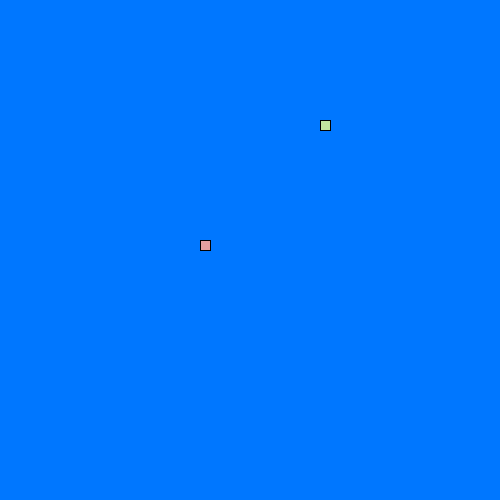
Frame 1 (no input)
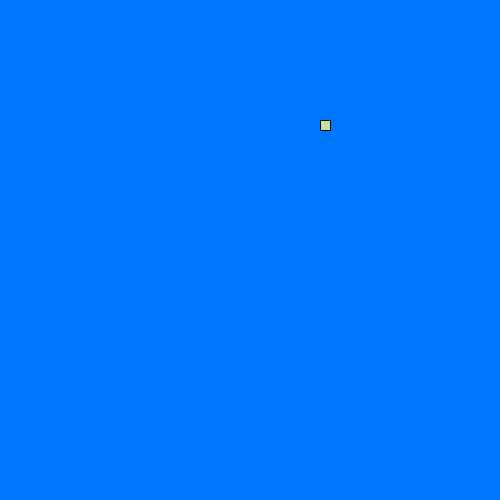
Frame 60 (the mouse pressed at the canvas centre just before this capture)
Frame 120 (the mouse held since frame 60 and released just before this capture): identical to frame 60, image omitted

The Processing sketch that drew these frames (run headless with seeded random() and noise(); from frame 60 on, the mouse is pressed at the canvas centre):

// Processing sketch: LeagueSnake
// ── LeagueSnake.pde
//*
// ***** SEGMENT CLASS *****
// This class will be used to represent each part of the moving snake.
//*

class Segment {

//Add x and y member variables. They will hold the corner location of each segment of the snake.
int x;
int y;
// Add a constructor with parameters to initialize each variable.
Segment (int x, int y) {
  this.x=x;
  this.y=y;
}
int getX(){
  return x;
}
int getY(){
  return y;
}
void setX (int x){
  this.x=x;
}
void setY (int y){
  this.y=y;
}
}
//*
// ***** GAME VARIABLES *****
// All the game variables that will be shared by the game methods are here
//*
Segment headsnake;
int foodX;
int foodY;
int directionOfSnake=UP;
int piecesofFoodSnakeEat;
ArrayList <Segment> snakeTail = new ArrayList <Segment> ();

//*
// ***** SETUP METHODS *****
// These methods are called at the start of the game.
//*

void setup() {
size(500, 500);
headsnake = new Segment(200,250);
frameRate(20);
dropFood();
}

void dropFood() {
  //Set the food in a new random location
    foodX = ((int)random(50)*10);
    foodY = ((int)random(50)*10);
}



//*
// ***** DRAW METHODS *****
// These methods are used to draw the snake and its food 
//*

void draw() {
  background(0,119,255);
  drawFood();
  move();
  drawSnake();
  eat();
}

void drawFood() {
  //Draw the food
 fill(192,229,160);
 rect(foodX,foodY,10,10);
}

void drawSnake() {
  //Draw the head of the snake followed by its tail
  fill(229,160,160);
  rect(headsnake.getX(),headsnake.getY(),10,10);
  manageTail();
}


//*
// ***** TAIL MANAGEMENT METHODS *****
// These methods make sure the tail is the correct length.
//*

void drawTail() {
  //Draw each segment of the tail 
  for (int i=0;i<snakeTail.size();i++){
rect(snakeTail.get(i).getX(),snakeTail.get(i).getY(),10,10);
  }
}

void manageTail() {
  //After drawing the tail, add a new segment at the "start" of the tail and remove the one at the "end" 
  //This produces the illusion of the snake tail moving.
  checkTailCollision();
  drawTail();
  Segment tailSnake;
  tailSnake=new Segment(headsnake.getX(),headsnake.getY());
  snakeTail.add(tailSnake);
  snakeTail.remove(0);
}

void checkTailCollision() {
  //If the snake crosses its own tail, shrink the tail back to one segment
  piecesofFoodSnakeEat=1;
  for (int i=0;i<snakeTail.size();i++){
    if (snakeTail.get(i).getX()==headsnake.getX()&&snakeTail.get(i).getY()==headsnake.getY()){
      snakeTail.clear();
      snakeTail.add(new Segment(headsnake.getX(),headsnake.getY()));
    }
  }
}



//*
// ***** CONTROL METHODS *****
// These methods are used to change what is happening to the snake
//*

void keyPressed() {
  //Set the direction of the snake according to the arrow keys pressed
if (keyCode==UP){
   directionOfSnake=UP;
 }
 if (keyCode==DOWN){
   directionOfSnake=DOWN;
 }
 if (keyCode==RIGHT){
   directionOfSnake=RIGHT;
 }
 if (keyCode==LEFT){
   directionOfSnake=LEFT;
 }
}

void move() {
  //Change the location of the Snake head based on the direction it is moving.
  switch(directionOfSnake) {
  case UP:
   // move head up here 
   headsnake.setY(headsnake.getY()-10);
    break;
  case DOWN:
    // move head down here 
    headsnake.setY(headsnake.getY()+10);
    break;
  case LEFT:
   // figure it out 
   headsnake.setX(headsnake.getX()-10);
    break;
  case RIGHT:
    // mystery code goes here 
    headsnake.setX(headsnake.getX()+10);
    break;
  }
  checkBoundaries();
}

void checkBoundaries() {
 //If the snake leaves the frame, make it reappear on the other side
 
}



void eat() {
  //When the snake eats the food, its tail should grow and more food appear
if (headsnake.getX()==foodX&&headsnake.getY()==foodY){
  piecesofFoodSnakeEat++;
  dropFood();
  snakeTail.add(new Segment(headsnake.getX(),headsnake.getY()));
}
}
